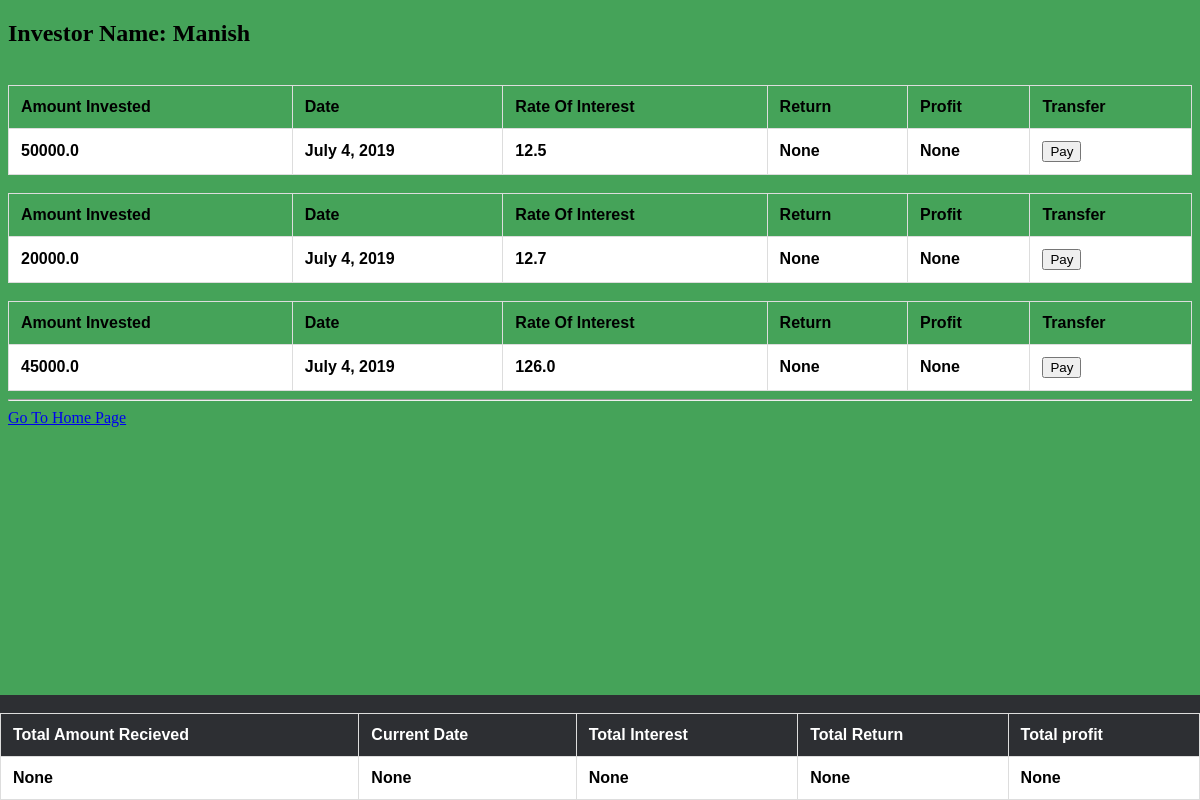
The page /records/1/ on the database as committed earlier.
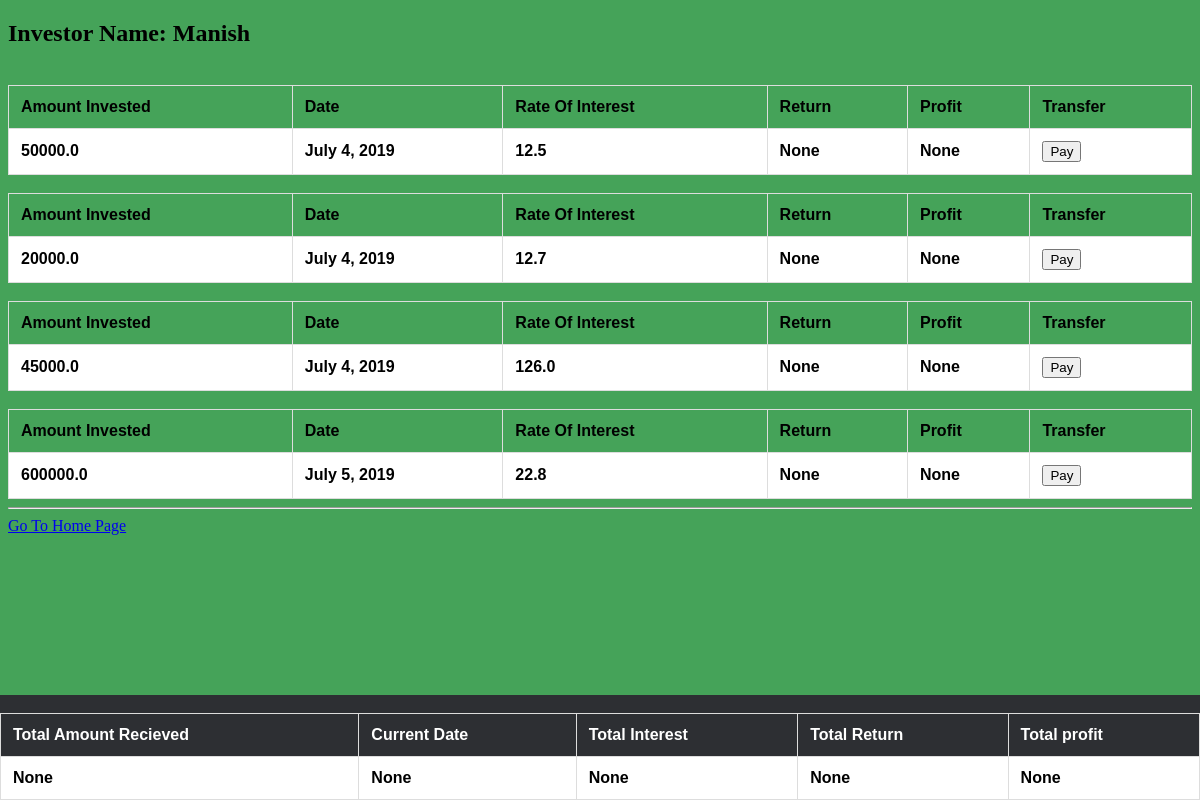
The same page on the database as committed later.
### investors/models.py (models this page shows)
class Investment(models.Model):
    amount = models.FloatField(blank=False)
    rate = models.FloatField(blank=False)
    timestamp = models.DateField(default=datetime.now)
    investor = models.ForeignKey(Investor, on_delete=models.CASCADE)
    def __str__(self):
        return str(self.investor)

### company/views.py (the view)
# urls.py: path('records/<int:id>/', views.RecordView, name='records'),
def RecordView(request,id):
    print ("id :",id)
    all_investor = Investor.objects.all()
    total_investment=Investment.objects.filter(investor=id)
    print("all_investor :",all_investor)
    print("total_investment :",total_investment)
    investor_id = Investor.objects.get(id=id)
    print("investor_id :",investor_id)
    investor_name = investor_id.name
    print("investor_name :",investor_name)
    try:
        investor_id = request.GET.get('investor_id')
        investor_id = int(investor_id)
        investment = Investment.objects.filter(pk=investor_id)
    except:
        pass
    context = {
        'all_investor':all_investor,
        'total_investment':total_investment,
        'investor_name':investor_name
    }
    return render(request, 'company/record.html', context)

### investors/models.py (called while the page is built)
    def __str__(self):
        return self.name

### company/templates/company/record.html (shortened to what this page needs)
{% extends  'investors/inventorybase.html' %}
{% block content %}
            <h2>Investor Name: {{ investor_name }}</h2>
            {% for investment in total_investment %}
            <table>
              <tr>
                <th>Amount Invested</th>
                <th>Date</th>
                <th>Rate Of Interest</th>
                <th>Return</th>
                <th>Profit</th>
                <th>Transfer</th>
              </tr>
             <tr>
               <th>{{ investment.amount }}</th>
               <th>{{ investment.timestamp }}</th>
               <th>{{ investment.rate }}</th>
               <th>None</th>
               <th>None</th>
              <th><button href='#'>Pay</button></th>
             </tr>
             <br>
            </table>
              {% endfor %}
{% endblock content %}

Rows that differ between the two databases and show on the page:
added Investment: amount "600000.0", timestamp "July 5, 2019", rate "22.8"
